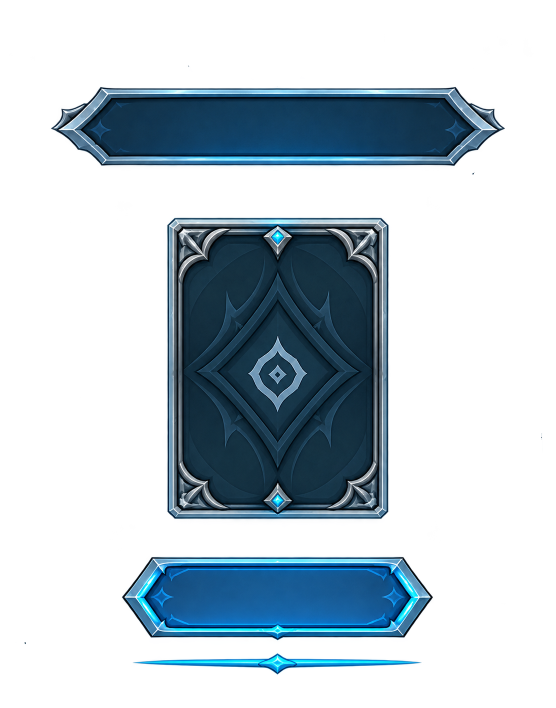
#> input picture Assets/Art/148cae8c-29e8-457e-82ec-40f8088a71a2.png, 1111 x 1416 px (shown at 1/2 size)
$ python slice_handpick_kit.py --source ../../Assets/Art/148cae8c-29e8-457e-82ec-40f8088a71a2.png
#> lines starting #> are read from the running program, lines starting #| are printed output that depends on the picture; after the words box and inside, x2 and y2 are one past the last pixel; in counts of white or black regions, pixels touching at a corner belong together
# -*- coding: utf-8 -*-
"""
「手牌选择弹窗」按钮素材切分器（M30）
=====================================
用户口径（2026-09-22）：确认键不要用「自己摆的一个灰蓝色方块」，要用素材里给的那条按钮条。

## 源图

`Assets/Art/148cae8c-29e8-457e-82ec-40f8088a71a2.png`（1111×1416 白底图）自上而下三块：
  1. 顶部横幅 / 标题牌（银灰描边 + 深蓝底）
  2. 中间竖向卡框（与 `Peek_Frame` 同款造型）
  3. **底部按钮条**（亮蓝底 + 六边形两端 + 辉光）← 本脚本要切的

## 输出

| 输出名 | 说明 | 九宫格策略 |
|---|---|---|
| `HandPick_Confirm.png` | 按钮底图（亮蓝） | 左右 border 落在两端六边形内侧，**纵向不拉伸** |

## 为什么用九宫格横向拉伸

按钮的常态宽 300，而素材原宽约 470 —— 两端是「六边形 + 斜角」造型，直接按尺寸缩放会把
它们压扁/拉长。左右各留出整块造型当 border，中间那段纯色躯干负责横拉，两端原地不动。
纵向不拉伸（上下 border 吃掉整高）：按钮只有一种高度，纵拉没有意义还容易把辉光抻开。

用法:
    python slice_handpick_kit.py --probe    # 打印包围盒 + 可拉伸行 / 列区间（不写盘）
    python slice_handpick_kit.py --apply    # 执行切分（只写 png，.meta 交给 Unity 生成）
"""
from __future__ import annotations

import sys
from pathlib import Path

import numpy as np
from PIL import Image

PROJECT = Path(__file__).resolve().parents[2]
ART = PROJECT / "Assets" / "Art"
OUT = ART / "Ui"
SHEET = ART / "148cae8c-29e8-457e-82ec-40f8088a71a2.png"

# 包围盒用的 alpha 阈值。取 8 而不是 24 —— 按钮边缘有一圈很淡的辉光，
# 阈值太高会把辉光切掉，缩放后边缘会显出硬直角。
ALPHA_MIN = 8

# ── 元素表：(输出名, 源矩形 x, y, w, h, 左右 border, 上 border, 下 border) ──
ELEMENTS: list[tuple[str, tuple[int, int, int, int], int, int, int]] = [
    # 底部按钮条：两端造型要保住，所以左右 border 给足（各 96）；纵向整体当 border。
    # 源矩形由 --probe 的行 / 列投影量出：content band = y 1112…1280 / x 244…865，
    # 四周各放 2 px 让辉光不被削平。
    ("HandPick_Confirm", (242, 1110, 626, 174), 96, 60, 60),
]


def segs(v: np.ndarray, thr: int) -> list[tuple[int, int]]:
    """把一维投影里连续的「> thr」区段切成 [start, end] 列表。"""
    idx = np.where(v > thr)[0]
    if len(idx) == 0:
        return []
    out: list[tuple[int, int]] = []
    s = p = int(idx[0])
    for x in idx[1:]:
        x = int(x)
        if x != p + 1:
            out.append((s, p))
            s = x
        p = x
    out.append((s, p))
    return out


def probe() -> None:
    img = Image.open(SHEET).convert("RGBA")
#> img is the input picture: PIL image 1111x1416 RGBA; mean R, G, B, A 104.1, 118.7, 128.4, 78.2
    a = np.asarray(img)
    print("sheet size", img.size)
#| sheet size (1111, 1416)

    mask = a[:, :, 3] > ALPHA_MIN
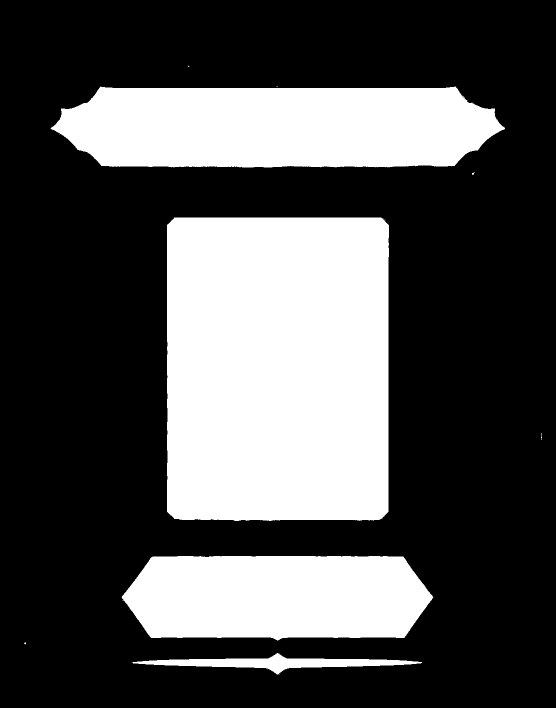
#> mask: shape (1416, 1111) bool (shown at 1/2 size); 31.5% white; 13 white regions (9 under 20 px), largest, box (x1, y1, x2, y2) and area: (334, 435, 778, 1042) 267510, (101, 173, 1010, 335) 127052, (243, 1112, 867, 1281) 91772, (265, 1306, 844, 1349) 8625
    print("row bands:", segs(mask.sum(axis=1), 2))
#> in segs, `idx = np.where(v > thr)[0]`: idx = 987 values from 173 to 1348
#> in segs, `s = p = int(idx[0])`: s = 173
#> the loop in segs, `for x in idx[1:]:` made 986 passes
#> (x, s) on passes 162, 165, 772, 941, 944: (346, 346), (435, 435), (1112, 1112), (1285, 1285), (1306, 1306)
#> x on passes 1 to 6: 174, 175, 176, 177, 178, 179
#> after the loop in segs, `for x in idx[1:]:`: out = [(173, 334), (346, 348), (435, 1041), (1112, 1280), (1285, 1287)]
#| row bands: [(173, 334), (346, 348), (435, 1041), (1112, 1280), (1285, 1287), (1306, 1348)]

    for name, rect, *_ in ELEMENTS:
        x, y, w, h = rect
        sub = mask[y:y + h, x:x + w]
        print(f"\n[{name}] rect={rect}")
        print("  row bands(local):", segs(sub.sum(axis=1), 2))
        print("  col bands(local):", segs(sub.sum(axis=0), 2))
        # 逐列标准差：找「纯色可拉伸」的列区间
        rgb = np.asarray(img)[y:y + h, x:x + w, :3].astype(np.float32)
        rows_std = rgb.std(axis=(1, 2))
        # 核心带（上下各让开 25%）内的列标准差 —— 避开上下辉光
        pad = int(h * 0.25)
        core = rgb[pad:h - pad, :, :]
        col_std = core.std(axis=(0, 2))
        flat = [i for i, s in enumerate(col_std) if s < 6.0]
        print(f"  col std < 6 的列数 = {len(flat)} / {w}",
              f"范围 = {(flat[0], flat[-1]) if flat else None}")
#> this loop made 1 pass
#|   row bands(local): [(2, 170)]
#|   col bands(local): [(2, 623)]
#|   col std < 6 的列数 = 0 / 626 范围 = None
#> pass 1, in probe, `sub = mask[y:y + h, x:x + w]`:
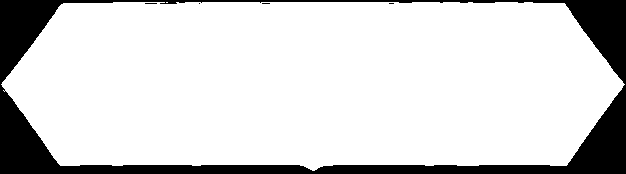
#> sub: shape (174, 626) bool; 84.3% white; 5 black regions (4 under 20 px), largest, box (x1, y1, x2, y2) and area: (0, 0, 626, 174) 17124
#> pass 1, in probe, `rgb = np.asarray(img)[y:y + h, x:x + w, :3].astype(np.float32)`:
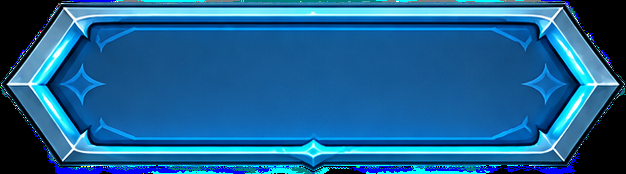
#> rgb: shape (174, 626, 3) float32; mean R, G, B 26.1, 96.9, 147.9
#> pass 1, in probe, `core = rgb[pad:h - pad, :, :]`:
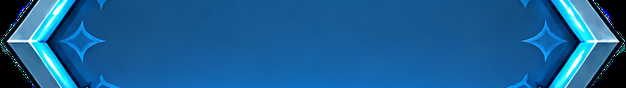
#> core: shape (88, 626, 3) float32; mean R, G, B 24.7, 94.3, 148.2


def apply() -> None:
    img = Image.open(SHEET).convert("RGBA")
    OUT.mkdir(parents=True, exist_ok=True)

    for name, rect, bl, bb, bt in ELEMENTS:
        x, y, w, h = rect
        crop = img.crop((x, y, x + w, y + h))
        dst = OUT / f"{name}.png"
        crop.save(dst)
        print(f"{name}: {crop.size} -> {dst}")
        print(f"  spriteBorder = (left {bl}, bottom {bb}, right {bl}, top {bt})")
        # 提示：右侧 border 常与左侧同值（两端造型对称），这里只报左值


if __name__ == "__main__":
    import argparse
    parser = argparse.ArgumentParser(description="切分手牌选择 UI 源表（默认仅预览）")
    parser.add_argument("--source", type=Path, help="源图路径；相对路径基于当前工作目录")
    parser.add_argument("--apply", action="store_true", help="将切片写入 Assets/Art/Ui")
    args = parser.parse_args()
    if args.source:
        SHEET = args.source.resolve()
    if not SHEET.is_file():
        parser.error("历史源图未随当前仓库保留，请用 --source 指定源图。现有切片无需重新生成。")
    if args.apply:
        apply()
    else:
        probe()
